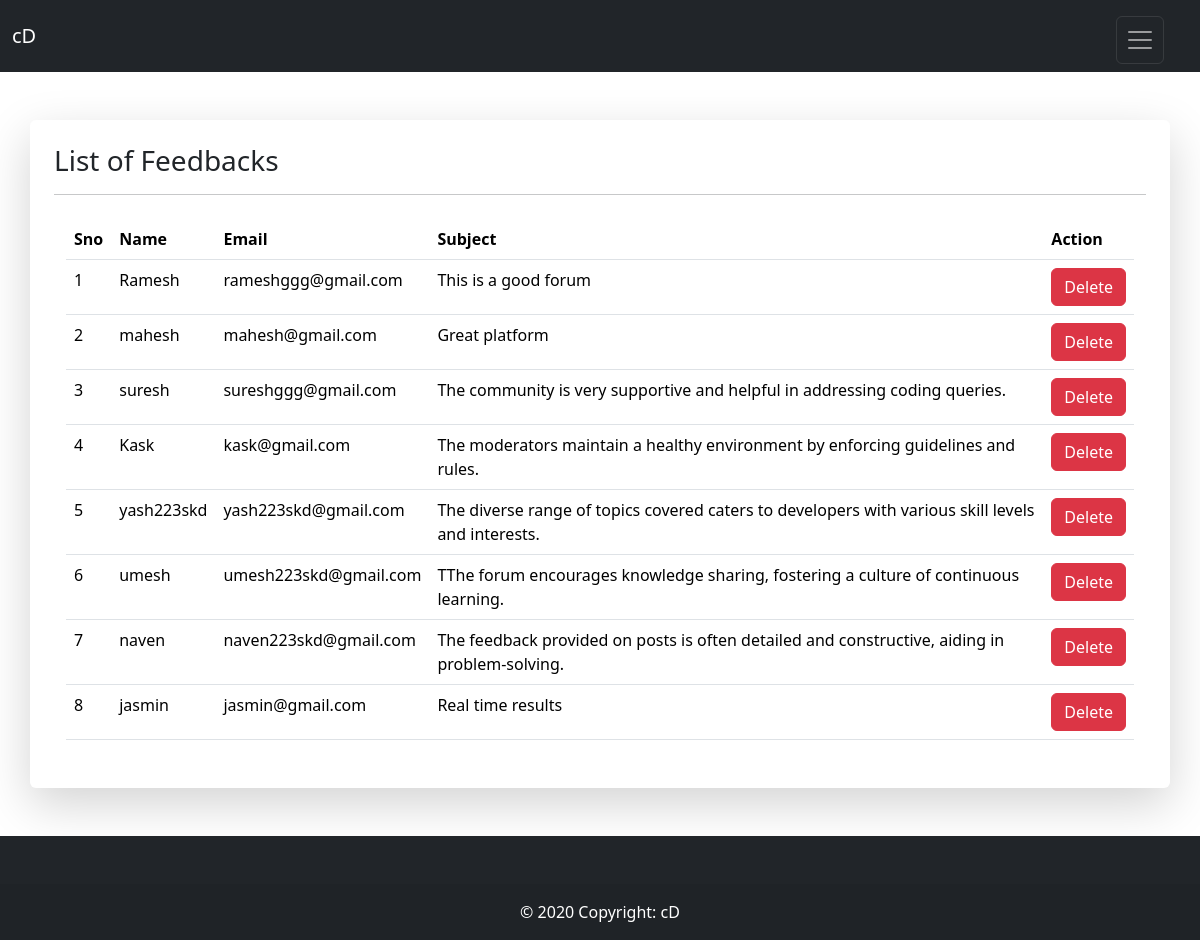
The app's page /adminFeedbacklist.php with its own data.
### tables this page shows
CREATE TABLE `contactus` (
  `cSno` int(60) NOT NULL,
  `cName` varchar(255) NOT NULL,
  `cEmail` varchar(255) NOT NULL,
  `cSubject` varchar(255) NOT NULL,
  `cMessage` varchar(255) NOT NULL
);

### adminFeedbacklist.php (the view, shortened to what this page needs)
<!doctype html>
<html lang="en">
<head>
    <link rel="stylesheet" href="https://cdn.datatables.net/2.0.2/css/dataTables.dataTables.min.css">
    <link href="https://cdn.jsdelivr.net/npm/bootstrap@5.3.2/dist/css/bootstrap.min.css" rel="stylesheet">
</head>
<body>
    <?php include("partials/_adminHeader.php"); ?>
    <?php include("partials/_dbconnect.php"); ?>
    <div class="container p-4">
    </div>
    <div class="shadow-lg p-3 mb-5 bg-white rounded container p-4">
        <h3>List of Feedbacks</h3>
        <hr>
        <div class="container my-4">
            <table class="table" id="myTable">
                <thead>
                    <tr>
                        <th scope=" col">Sno</th>
                        <th scope="col">Name</th>
                        <th scope="col">Email</th>
                        <th scope="col">Subject</th>
                        <th scope="col">Action</th>
                    </tr>
                </thead>
                <tbody>
                    <?php
                    $sql = "SELECT * FROM `contactus`";
                    $result = mysqli_query($conn, $sql);
                    $sno = 1;
                    while ($row = mysqli_fetch_assoc($result)) {
                        $name = $row['cName'];
                        $email = $row['cEmail'];
                        $subject = $row['cSubject'];
                        echo '<tr>
                            <td scope="row">' . $sno . '</td>
                            <td>' . $name . '</td>
                            <td>' . $email . '</td>
                            <td>' .  substr($subject, 0, 110) . '</td>
                            <td> <a class=" btn btn-danger delete" data-bs-toggle="modal" data-bs-target="#DelExampleModal" data-id="' . $row['cSno'] . '">Delete</a></td>
                        </tr>';
                        $sno = $sno + 1;
                    }
                    ?>
                </tbody>
            </table>
        </div>
    </div>
    <?php include("partials/_adminfooter.php"); ?>
</body>
</html>

### records on screen
contactus: cName "Ramesh", cEmail "rameshggg@gmail.com", cSubject "This is a good forum"
contactus: cName "mahesh", cEmail "mahesh@gmail.com", cSubject "Great platform"
contactus: cName "suresh", cEmail "sureshggg@gmail.com", cSubject "The community is very supportive and helpful in addressing coding queries."
contactus: cName "Kask", cEmail "kask@gmail.com", cSubject "The moderators maintain a healthy environment by enforcing guidelines and rules."
contactus: cName "yash223skd", cEmail "yash223skd@gmail.com", cSubject "The diverse range of topics covered caters to developers with various skill levels and interests."
contactus: cName "umesh", cEmail "umesh223skd@gmail.com", cSubject "TThe forum encourages knowledge sharing, fostering a culture of continuous learning."
contactus: cName "naven", cEmail "naven223skd@gmail.com", cSubject "The feedback provided on posts is often detailed and constructive, aiding in problem-solving."
contactus: cName "jasmin", cEmail "jasmin@gmail.com", cSubject "Real time results"
